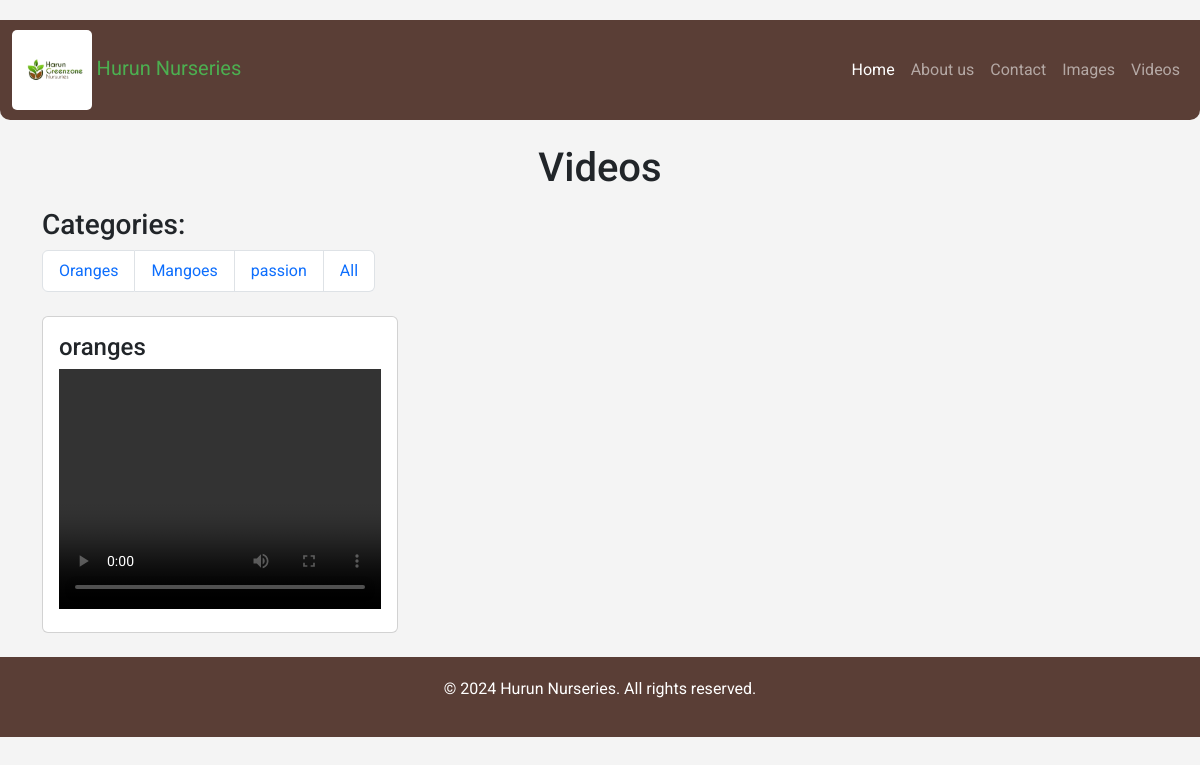
Screenshot of /videos/category/1/ with the database file from the repository.
### admin_panel/models.py (models this page shows, shortened)
class Category(models.Model):
    name = models.CharField(max_length=255)
    description = models.CharField(max_length=255)

class Video(models.Model):
    title = models.CharField(max_length=255)
    video_file = models.FileField(upload_to='videos/')
    categories = models.ManyToManyField(Category, related_name='videos')

### core/views.py (the view)
# urls.py: path('videos/', video_list, name='video_list'),
def video_list(request, category_id=None):
    categories = Category.objects.all()
    videos = Video.objects.all()
    if category_id:
        videos = videos.filter(categories__id=category_id)
    return render(request, 'core/video_list.html', {'videos': videos, 'categories': categories})

### core/templates/core/video_list.html (shortened to what this page needs)
{% extends 'core/base.html' %}
{% block content %}
<div class="container mt-4">
    <h1 class="text-center">Videos</h1>
    <div class="categories mt-3 mb-4">
        <h3>Categories:</h3>
        <ul class="list-group list-group-horizontal">
            {% for category in categories %}
                <li class="list-group-item">
                    <a href="{% url 'core:video_list_by_category' category.id %}" class="text-decoration-none">
                        {{ category.name }}
                    </a>
                </li>
            {% endfor %}
            <li class="list-group-item">
                <a href="{% url 'core:video_list' %}" class="text-decoration-none">
                    All
                </a>
            </li>
        </ul>
    </div>
    <div class="row">
        {% for video in videos %}
            <div class="col-md-4 mb-4">
                <div class="card">
                    <div class="card-body">
                        <h4 class="card-title">{{ video.title }}</h4>
                        <video width="100%" height="240" controls>
                            <source src="{{ video.video_file.url }}" type="video/mp4">
                        </video>
                    </div>
                </div>
            </div>
            {% empty %}
            <div class="fullscreen">
                <p class="text-center">No Videos available in this category.</p>
            </div>
        {% endfor %}
    </div>
</div>
{% endblock %}

### static/css/styles.css (style rules this page uses)
body { background-color: #f4f4f4; font-family: 'Roboto', sans-serif; margin-top: 20px; }

### rows the page displays
Category: name "Oranges"
Category: name "Mangoes"
Category: name "passion"
Video: title "oranges"
